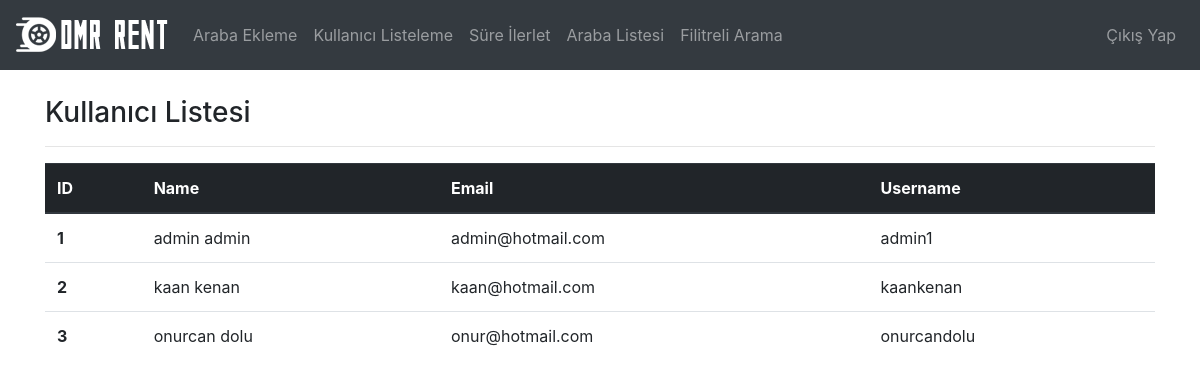
The app's page /users (signed in) with its own data.
### Project/model/database.py (models this page shows)
class Users(db.Model):
    __tablename__="users"
    id = db.Column(db.Integer, primary_key=True)
    name = db.Column(db.String(80))
    username = db.Column(db.String(80))
    email = db.Column(db.String(80))
    password = db.Column(db.String(80))
    kiralikAracSayisi = db.Column(db.Integer)

### Project/users/views/users.py (the view)
@users.route("/users")
@login_required
@admin_control
def users_m():
    users_data = Users.query.all()
    return render_template("users.html",users_data = users_data)

### Project/auth.py (called while the page is built)
def login_required(f):
    @wraps(f)
    def decorated_function(*args, **kwargs):
        if "logged_in" in session:
            return f(*args, **kwargs)
        else:
            flash("Bu sayfayı görüntülemek için lütfen giriş yapın.","danger")
            return redirect(url_for("login.login_m"))
    return decorated_function

def admin_control(f):
    @wraps(f)
    def decorated_function(*args, **kwargs):
        if session["username"] != "admin1":
            flash("Bu yetkiye sahip değilsiniz.","danger")
            return redirect(url_for("home.index_m"))
        else:
            return f(*args, **kwargs)
    return decorated_function

### Project/users/templates/users.html
{% extends 'layout.html' %}
{% block body %}
    <h3>Kullanıcı Listesi</h3>
    <hr>
    {% if users_data == [] %}
        <div class="alert alert-danger">Sisteme ekli kullanıcı bulunamadı.</div>
    {% else %}
        <table class="table">
                <thead class="thead-dark">
                            <tr>
                            <th scope="col">ID</th>
                            <th scope="col">Name</th>
                            <th scope="col">Email</th>
                            <th scope="col">Username</th>
                            </tr>
                </thead>
                    <tbody>
                        {% for user in users_data %}
                                        <tr>
                                        <th scope="row">{{ user.id }}</th>
                                        <td>{{ user.name }}</td>
                                        <td>{{ user.email }}</td>
                                        <td>{{ user.username }}</td>
                                        </tr>
                        {% endfor %}
                    </tbody>
        </table>
    {% endif %}
{% endblock body %}

### records on screen
Users: id "1", name "admin admin", email "admin@hotmail.com", username "admin1"
Users: id "2", name "kaan kenan", email "kaan@hotmail.com", username "kaankenan"
Users: id "3", name "onurcan dolu", email "onur@hotmail.com", username "onurcandolu"
